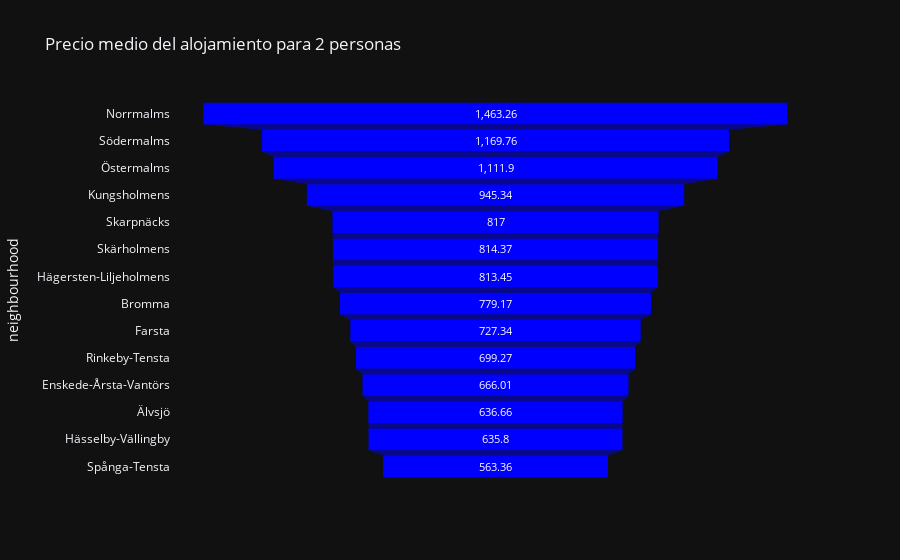

Notebook code cell kept with this figure:
### Code cell
fig8 = px.funnel(feq3, title="Precio medio del alojamiento para 2 personas", template = 'plotly_dark',
                color_discrete_sequence=["blue"],
                labels={'index':'Barrio', 'value':'Precio medio'})
fig8.update_layout(showlegend=False)
fig8.show()

### Figure 1 — Plotly figure (JSON) as saved in the notebook; plotly's stock layout.template omitted (floating-point values rounded to 4 significant figures)
{"data": [{"hovertemplate": "variable=price<br>Precio medio=%{x}<br>neighbourhood=%{y}<extra></extra>", "legendgroup": "price", "marker": {"color": "blue"}, "name": "price", "orientation": "h", "showlegend": true, "type": "funnel", "x": [1463.0, 1170.0, 1112.0, 945.3, 817, 814.4, 813.5, 779.2, 727.3, 699.3, 666.0, 636.7, 635.8, 563.4], "xaxis": "x", "y": ["Norrmalms", "Södermalms", "Östermalms", "Kungsholmens", "Skarpnäcks", "Skärholmens", "Hägersten-Liljeholmens", "Bromma", "Farsta", "Rinkeby-Tensta", "Enskede-Årsta-Vantörs", "Älvsjö", "Hässelby-Vällingby", "Spånga-Tensta"], "yaxis": "y"}], "layout": {"legend": {"title": {"text": "variable"}, "tracegroupgap": 0}, "showlegend": false, "title": {"text": "Precio medio del alojamiento para 2 personas"}, "xaxis": {"anchor": "y", "domain": [0, 1], "title": {"text": "Precio medio"}}, "yaxis": {"anchor": "x", "domain": [0, 1], "title": {"text": "neighbourhood"}}}}
